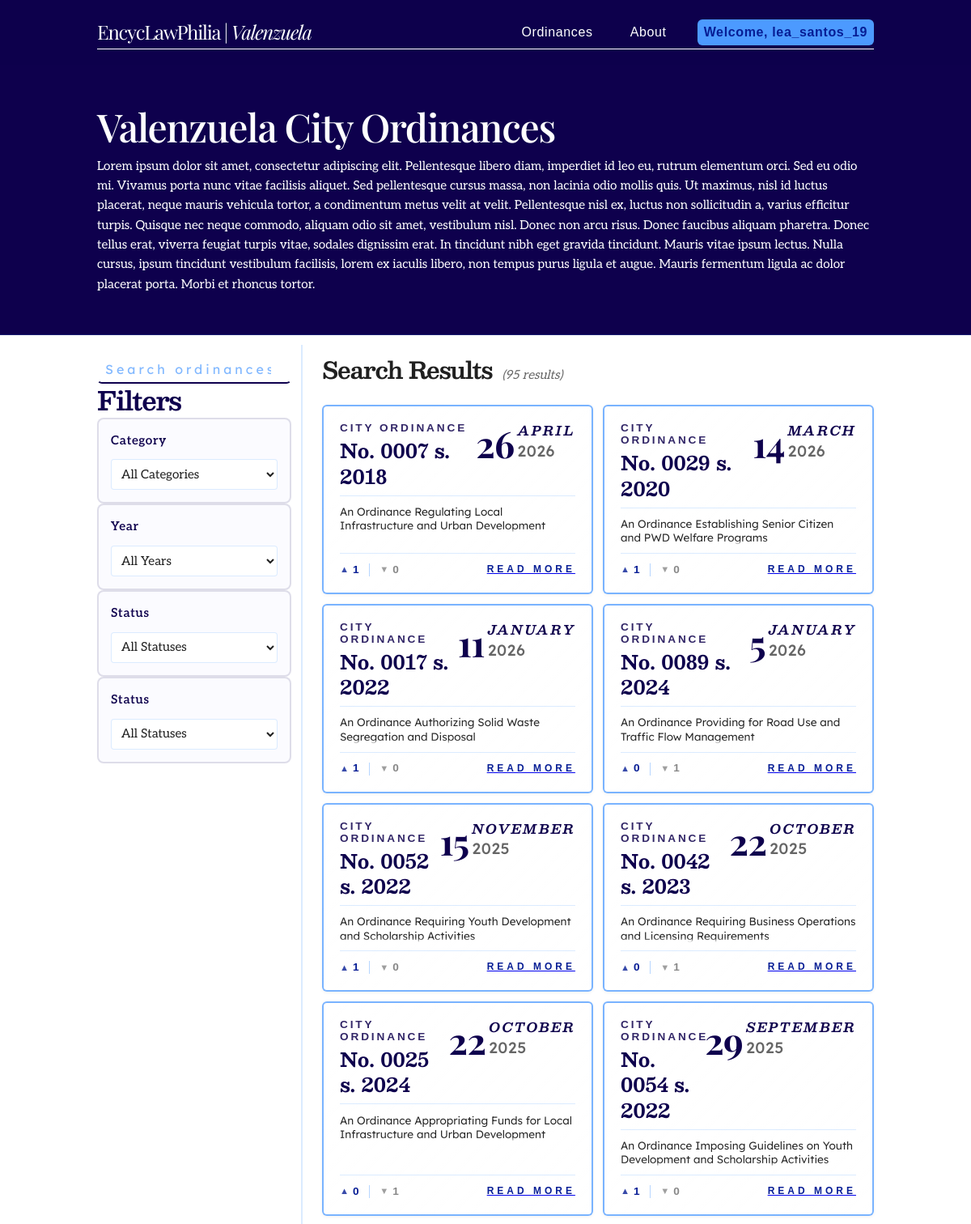
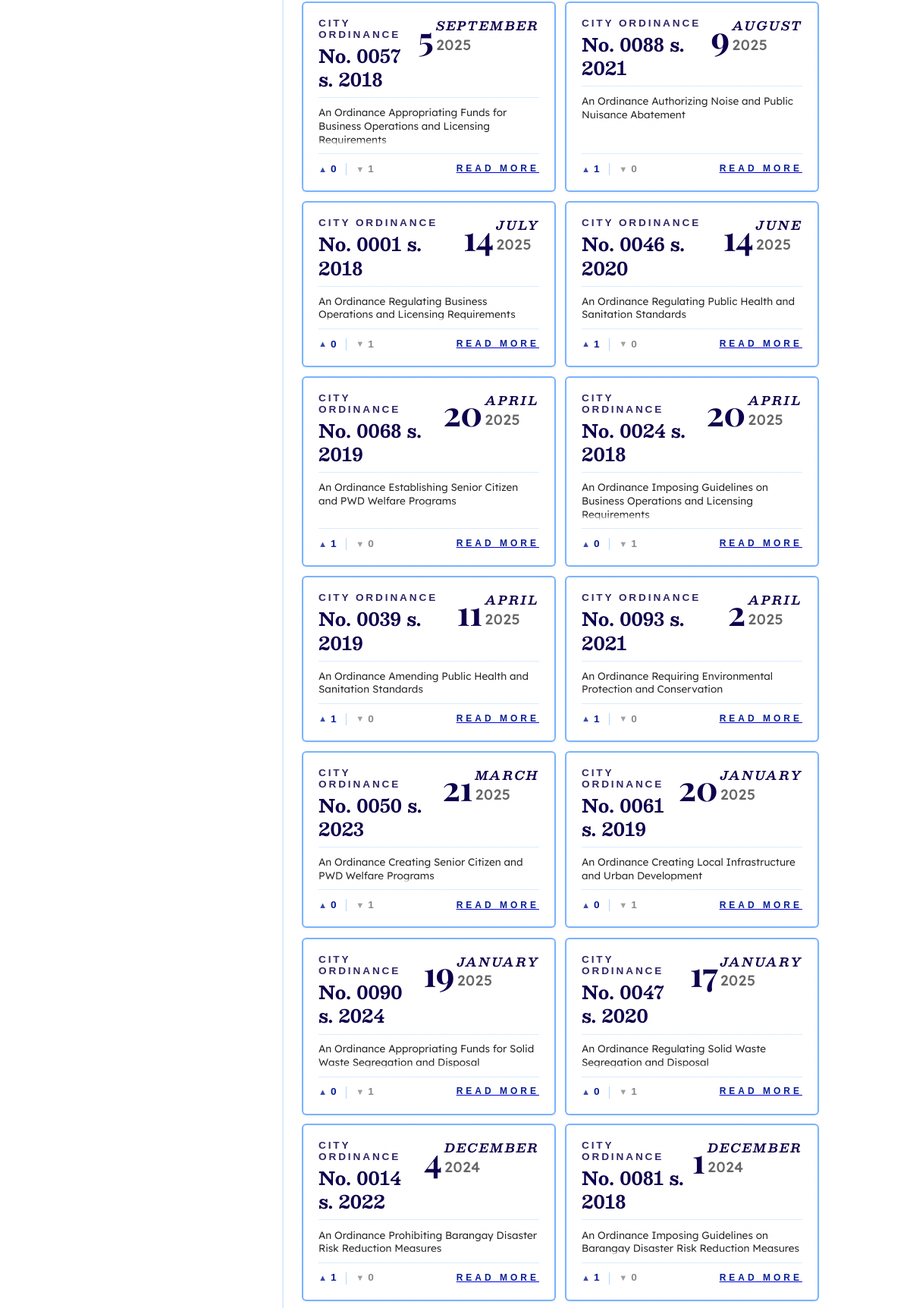
Screenshot of /browse.php (signed in, upper part) with the database file from the repository (2 pictures, top to bottom).
### tables this page shows
CREATE TABLE Ordinances (
    ordinance_id        INT             NOT NULL AUTO_INCREMENT,
    ordinance_number    VARCHAR(50)     NOT NULL,
    title               VARCHAR(255)    NOT NULL,
    author_sponsor      VARCHAR(150)    NOT NULL,
    series_year         VARCHAR(10)     NOT NULL,
    category_id         INT                 NULL,    
    barangay_id         INT                 NULL,    
    status              ENUM(
                            'Pending',
                            'Active',
                            'Repealed',
                            'Amended'
                        )               NOT NULL DEFAULT 'Pending',  
    date_enacted        DATETIME            NULL,    
    pdf_file            VARCHAR(255)        NULL,    
    created_at          DATETIME        NOT NULL DEFAULT CURRENT_TIMESTAMP,
    updated_at          DATETIME        NOT NULL DEFAULT CURRENT_TIMESTAMP
                                        ON UPDATE CURRENT_TIMESTAMP,
    summary             TEXT                NULL,    
    full_text           LONGTEXT            NULL,    
    archived_at         DATETIME            NULL,    

    CONSTRAINT pk_ordinances        PRIMARY KEY (ordinance_id),
    CONSTRAINT uq_ordinances_number UNIQUE (ordinance_number),
    CONSTRAINT fk_ordinances_category
        FOREIGN KEY (category_id) REFERENCES Categories (category_id)
        ON UPDATE CASCADE ON DELETE SET NULL,
    CONSTRAINT fk_ordinances_barangay
        FOREIGN KEY (barangay_id) REFERENCES Barangays (barangay_id)
        ON UPDATE CASCADE ON DELETE SET NULL
);

### php/procedures.php (called while the page is built, shortened)
<?php
function getOrdinancesByTitle(PDO $pdo, string $searchKeyword): array
{
    $sql = "
        WITH MetricAggregations AS (
            SELECT
                rel.ordinance_id,
                SUM(CASE WHEN rel.reaction_type = 'like' THEN 1 ELSE 0 END) AS total_likes,
                SUM(CASE WHEN rel.reaction_type = 'dislike' THEN 1 ELSE 0 END) AS total_dislikes
            FROM
                Ordinance_Reactions rel
            GROUP BY
                rel.ordinance_id
        )
        SELECT
            ord.ordinance_id,
            SUBSTRING(ord.ordinance_number, 5) AS ordinance_number,
            ord.title,
            ord.series_year,
            IFNULL(DAY(ord.date_enacted), '') AS enactment_day,
            IFNULL(MONTHNAME(ord.date_enacted), '') AS enactment_month,
            IFNULL(YEAR(ord.date_enacted), ord.series_year) AS enactment_year,
            ord.status,
            COALESCE(metrics.total_likes, 0) AS like_count,
            COALESCE(metrics.total_dislikes, 0) AS dislike_count
        FROM
            Ordinances ord
        LEFT JOIN
            MetricAggregations metrics ON ord.ordinance_id = metrics.ordinance_id
        WHERE
            ord.title LIKE :search_pattern
            AND ord.archived_at IS NULL
        ORDER BY
            ord.date_enacted DESC,
            ord.ordinance_id DESC;
    ";
    try {
        $stmt = $pdo->prepare($sql);
        $searchPattern = '%' . $searchKeyword . '%';
        $stmt->execute([':search_pattern' => $searchPattern]);
        $rawResults = $stmt->fetchAll(PDO::FETCH_ASSOC);
        $normalizedResults = [];
        foreach ($rawResults as $row) {
            $normalizedResults[] = [
                'ordinance_id'     => (int)$row['ordinance_id'],
                'ordinance_number' => $row['ordinance_number'],
                'title'            => $row['title'],
                'series_year'      => (int)$row['series_year'],
                'enactment_day'    => $row['enactment_day'] !== '' ? (int)$row['enactment_day'] : null,
                'enactment_month'  => $row['enactment_month'],
                'enactment_year'   => (int)$row['enactment_year'],
                'status'           => $row['status'],
                'like_count'       => (int)$row['like_count'],
                'dislike_count'    => (int)$row['dislike_count']
            ];
        }
        return $normalizedResults;
    } catch (PDOException $e) {
        error_log("Database execution error within getOrdinancesByTitle: " . $e->getMessage());
        throw $e;
    }
}

### browse.php (the view, shortened to what this page needs)
<?php
require_once 'php/procedures.php';
$search_keyword = isset($_GET['q']) ? trim($_GET['q']) : '';
$safe_search_keyword = htmlspecialchars($search_keyword, ENT_QUOTES, 'UTF-8');
$results = [];
if ($search_keyword !== '') {
    $pdo = getDatabaseConnection();
    $results = getOrdinancesByTitle($pdo, $safe_search_keyword);
    echo "<script>console.log(" . json_encode($results) . ");</script>";
    echo "<script>console.log('Hello world');</script>";
} else {
    $pdo = getDatabaseConnection();
    $results = getOrdinancesByTitle($pdo, $safe_search_keyword);
}
require_once 'fragments/head.php';
require_once 'php/helpers/view_components.php';
?>
<body>
    <?php require_once 'fragments/header.php'; ?>
    <main class="browse">
        <div class="subhero" id="browse-subhero">
            <div class="subhero-content">
                <h1>Valenzuela City Ordinances</h1>
                <p>Lorem ipsum dolor sit amet, consectetur adipiscing elit. Pellentesque libero diam, imperdiet id leo eu, rutrum elementum orci. Sed eu odio mi. Vivamus porta nunc vitae facilisis aliquet. Sed pellentesque cursus massa, non lacinia odio mollis quis. Ut maximus, nisl id luctus placerat, neque mauris vehicula tortor, a condimentum metus velit at velit. Pellentesque nisl ex, luctus non sollicitudin a, varius efficitur turpis. Quisque nec neque commodo, aliquam odio sit amet, vestibulum nisl. Donec non arcu risus. Donec faucibus aliquam pharetra. Donec tellus erat, viverra feugiat turpis vitae, sodales dignissim erat. In tincidunt nibh eget gravida tincidunt. Mauris vitae ipsum lectus. Nulla cursus, ipsum tincidunt vestibulum facilisis, lorem ex iaculis libero, non tempus purus ligula et augue. Mauris fermentum ligula ac dolor placerat porta. Morbi et rhoncus tortor.</p>
            </div>
        </div>
        <div class="columns-split">
            <aside class="sidebar-column" id="sidebar-column">
                <div class="sidebar-content">
                    <form class="search-bar mini" action="browse.php" method="get">
                        <input
                            type="search"
                            id="browse-pg-search-bar"
                            name="q"
                            placeholder="Search ordinances..."
                            aria-label="Search within results"
                            autocomplete="off"
                            inputmode="search" />
                    </form>
                    <h2>Filters</h2>
                    <div class="filter-group">
                        <label for="category-filter">Category</label>
                        <select id="category-filter">
                            <option>All Categories</option>
                        </select>
                    </div>
                    <div class="filter-group">
                        <label for="year-filter">Year</label>
                        <select id="year-filter">
                            <option>All Years</option>
                        </select>
                    </div>
                    <div class="filter-group">
                        <label for="status-filter">Status</label>
                        <select id="status-filter">
                            <option>All Statuses</option>
                        </select>
                    </div>
                    <div class="filter-group">
                        <label for="status-filter">Status</label>
                        <select id="status-filter">
                            <option>All Statuses</option>
                        </select>
                    </div>
                </div>
            </aside>
            <section class="results-content" id="browse-all-ordinances">
                <div class="results-header">
                    <h2 class="results-header-title">Search Results for <?php echo $safe_search_keyword; ?></h2>
                    <span class="result-count" id="result-count">(<?php echo count($results); ?> results)</span>
                </div>
                <div class="flex-grid" id="results-grid">
                    <?php if (!empty($results)): ?>
                        <?php foreach ($results as $row): ?>
                            <div class="content-card">
                                <div class="content-card-header">
                                    <div class="card-label-group">
                                        <span class="card-type">City Ordinance</span>
                                        <span class="numeral-and-series">
                                            No. <?php echo htmlspecialchars($row['ordinance_number'], ENT_QUOTES, 'UTF-8'); ?>
                                            s. <?php echo htmlspecialchars($row['series_year'], ENT_QUOTES, 'UTF-8'); ?></span>
                                    </div>
                                    <div class="date">
                                        <span class="date-day"><?php echo htmlspecialchars($row['enactment_day'], ENT_QUOTES, 'UTF-8'); ?></span>
                                        <div class="date-meta">
                                            <span class="date-month"><?php echo htmlspecialchars($row['enactment_month'], ENT_QUOTES, 'UTF-8'); ?></span>
                                            <span class="date-year"><?php echo htmlspecialchars($row['enactment_year'], ENT_QUOTES, 'UTF-8'); ?></span>
                                        </div>
                                    </div>
                                </div>
                                <div class="preview-container">
                                    <div class="preview-text">
                                    </div>
                                </div>
                                <div class="card-footer">
                                    <div class="card-engagement">
                                        <span class="engagement-item likes">
                                            <span class="engagement-icon">▲</span>
                                            <span class="engagement-count">
                                                <?php echo htmlspecialchars($row['like_count'], ENT_QUOTES, 'UTF-8'); ?>
                                            </span>
                                        </span>
                                        <span class="engagement-item dislikes">
                                            <span class="engagement-icon">▼</span>
                                            <span class="engagement-count">
                                                <?php echo htmlspecialchars($row['dislike_count'], ENT_QUOTES, 'UTF-8'); ?>
                                            </span>
                                        </span>
                                    </div>
                                    <?php renderOrdinanceRedirectLink((int)$row['ordinance_id']); ?>
                                </div>
                            </div>
                        <?php endforeach; ?>
                    <?php else: ?>
                        <div class="no-results">
                            <p>No matching items found. Try adjusting your keywords.</p>
                        </div>
                    <?php endif; ?>
                </div>
            </section>
        </div>
    </main>
</body>
</html>
</body>
</html>

### php/helpers/view_components.php
<?php
function renderOrdinanceRedirectLink(int $ordinanceId): void
{
    ?>
    <a href="ordinance.php?id=<?= $ordinanceId ?>">
        <p class="link">Read More</p>
    </a>
    <?php
}

### rows the page displays
ordinances: ordinance_number "0007", series_year "2018", enactment_day "26", enactment_month "APRIL", enactment_year "2026", like_count "1", dislike_count "0"
ordinances: ordinance_number "0029", series_year "2020", enactment_day "14", enactment_month "MARCH", enactment_year "2026", like_count "1", dislike_count "0"
ordinances: ordinance_number "0017", series_year "2022", enactment_day "11", enactment_month "JANUARY", enactment_year "2026", like_count "1", dislike_count "0"
ordinances: ordinance_number "0089", series_year "2024", enactment_day "5", enactment_month "JANUARY", enactment_year "2026", like_count "0", dislike_count "1"
ordinances: ordinance_number "0052", series_year "2022", enactment_day "15", enactment_month "NOVEMBER", enactment_year "2025", like_count "1", dislike_count "0"
ordinances: ordinance_number "0042", series_year "2023", enactment_day "22", enactment_month "OCTOBER", enactment_year "2025", like_count "0", dislike_count "1"
ordinances: ordinance_number "0025", series_year "2024", enactment_day "22", enactment_month "OCTOBER", enactment_year "2025", like_count "0", dislike_count "1"
ordinances: ordinance_number "0054", series_year "2022", enactment_day "29", enactment_month "SEPTEMBER", enactment_year "2025", like_count "1", dislike_count "0"
ordinances: ordinance_number "0057", series_year "2018", enactment_day "5", enactment_month "SEPTEMBER", enactment_year "2025", like_count "0", dislike_count "1"
ordinances: ordinance_number "0088", series_year "2021", enactment_day "9", enactment_month "AUGUST", enactment_year "2025", like_count "1", dislike_count "0"
ordinances: ordinance_number "0001", series_year "2018", enactment_day "14", enactment_month "JULY", enactment_year "2025", like_count "0", dislike_count "1"
ordinances: ordinance_number "0046", series_year "2020", enactment_day "14", enactment_month "JUNE", enactment_year "2025", like_count "1", dislike_count "0"
ordinances: ordinance_number "0068", series_year "2019", enactment_day "20", enactment_month "APRIL", enactment_year "2025", like_count "1", dislike_count "0"
ordinances: ordinance_number "0024", series_year "2018", enactment_day "20", enactment_month "APRIL", enactment_year "2025", like_count "0", dislike_count "1"
ordinances: ordinance_number "0039", series_year "2019", enactment_day "11", enactment_month "APRIL", enactment_year "2025", like_count "1", dislike_count "0"
ordinances: ordinance_number "0093", series_year "2021", enactment_day "2", enactment_month "APRIL", enactment_year "2025", like_count "1", dislike_count "0"
ordinances: ordinance_number "0050", series_year "2023", enactment_day "21", enactment_month "MARCH", enactment_year "2025", like_count "0", dislike_count "1"
ordinances: ordinance_number "0061", series_year "2019", enactment_day "20", enactment_month "JANUARY", enactment_year "2025", like_count "0", dislike_count "1"
ordinances: ordinance_number "0090", series_year "2024", enactment_day "19", enactment_month "JANUARY", enactment_year "2025", like_count "0", dislike_count "1"
ordinances: ordinance_number "0047", series_year "2020", enactment_day "17", enactment_month "JANUARY", enactment_year "2025", like_count "0", dislike_count "1"
ordinances: ordinance_number "0014", series_year "2022", enactment_day "4", enactment_month "DECEMBER", enactment_year "2024", like_count "1", dislike_count "0"
ordinances: ordinance_number "0081", series_year "2018", enactment_day "1", enactment_month "DECEMBER", enactment_year "2024", like_count "1", dislike_count "0"

### other values shown
$_SESSION['username'] "lea_santos_19"
count($results) "95"
